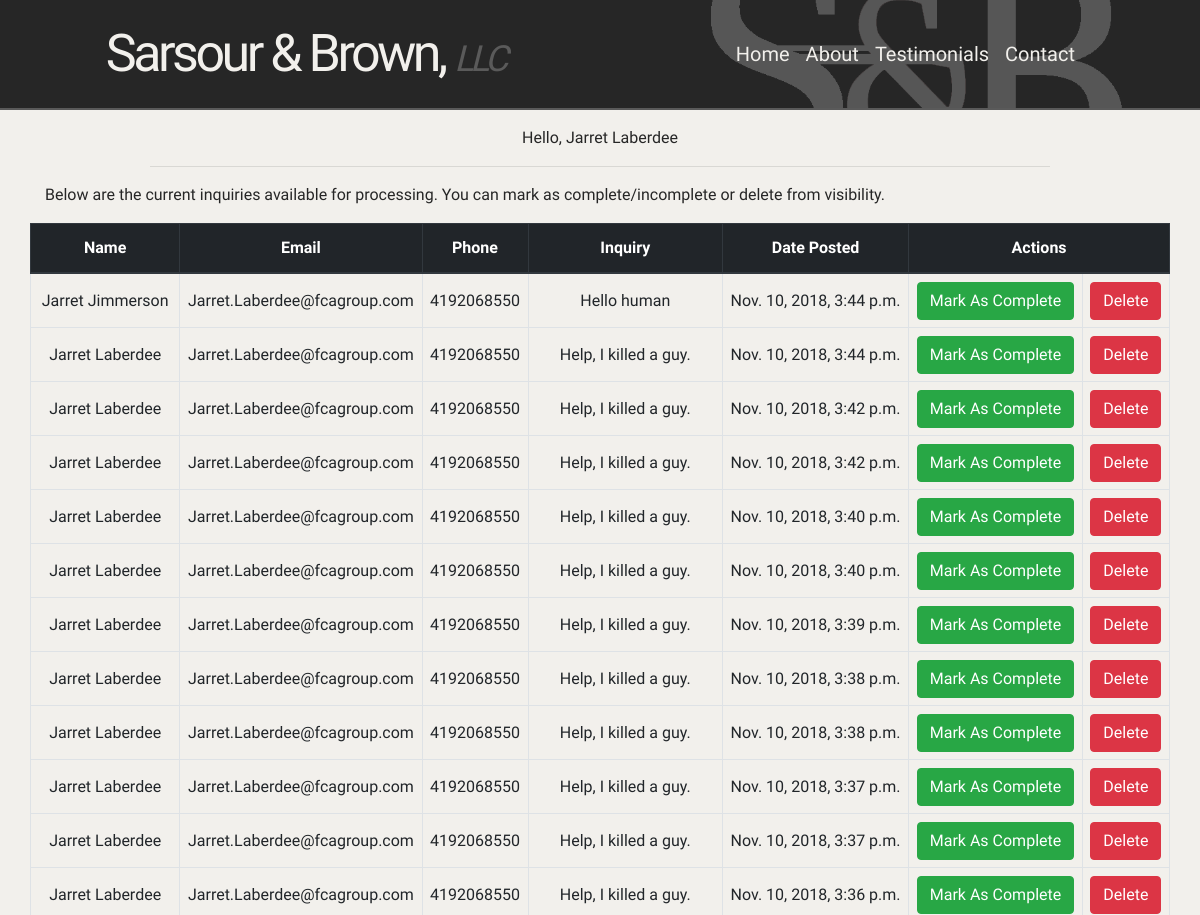
The app's page /account/profile/ (signed in, upper part), older data.
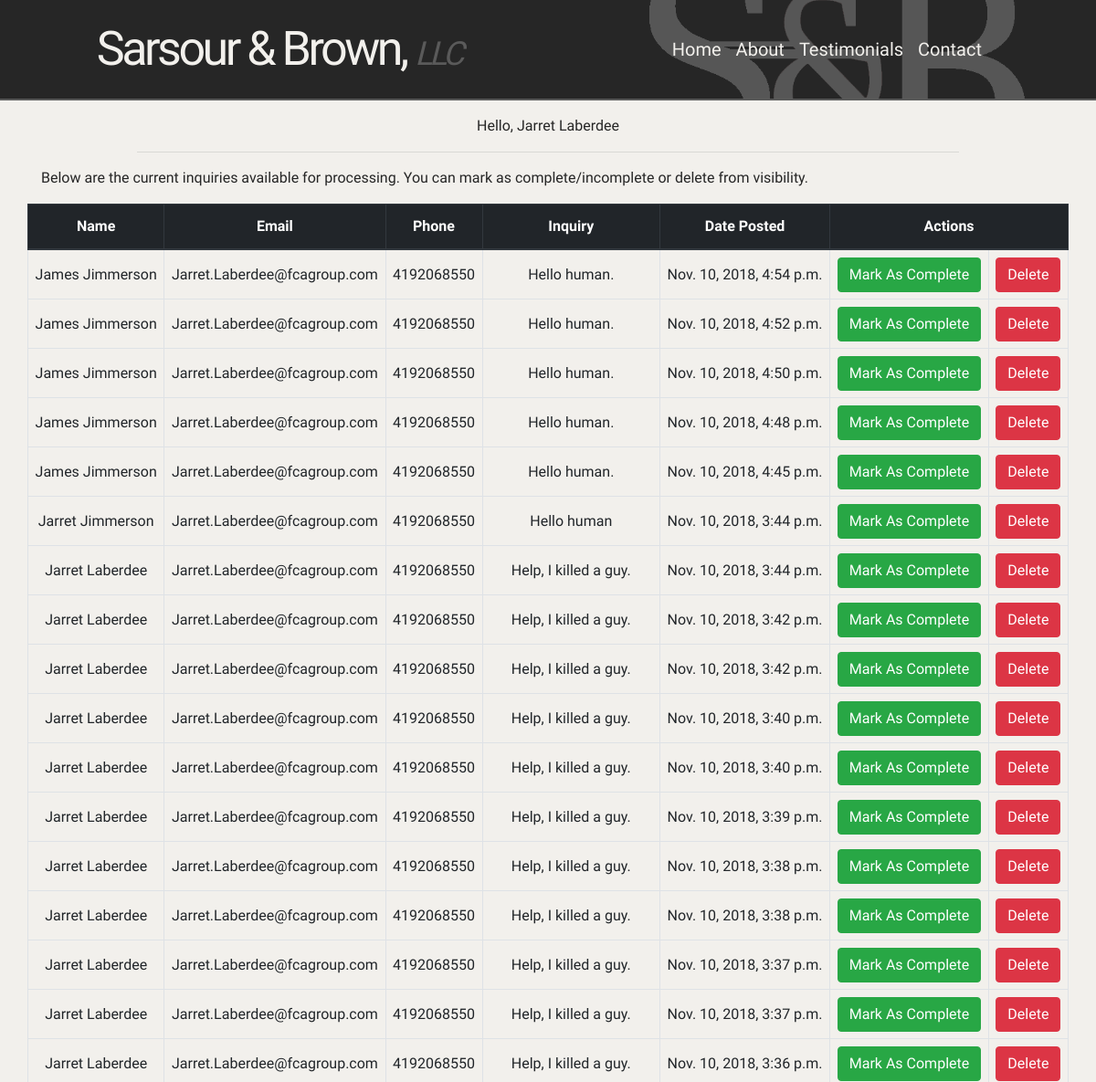
The same page, newer data.
### home/models.py (models this page shows, shortened)
class Submitter(models.Model):
    first_name = models.CharField(max_length=100)
    last_name = models.CharField(max_length=100, default="Doe")
    email = models.EmailField(max_length=100)
    phone_regex = RegexValidator(regex=r'^\+?1?\d{9,15}$', message="Format: 9999999999")
    phone_number = models.CharField(validators=[phone_regex], max_length=17, blank=True, default="0000000000")
    body = models.CharField(max_length=250)
    date_submitted = models.DateTimeField(default=timezone.now)
    completed = models.BooleanField(default=False)

### home/views.py (the view)
# urls.py: path('account/profile/', views.profile, name="profile-page"),
def profile(request):
    if not request.user.is_authenticated:
        return redirect('login')
    else:
        all_entries = Submitter.objects.order_by('-date_submitted')
        context = {'user': request.user, 'first_name': request.user.first_name, 'last_name': request.user.last_name, 'all_entries': all_entries}
        return render(request, 'home/profile.html', context)

### home/templates/home/profile.html (shortened to what this page needs)
{% extends 'home/base.html' %}3 {% block admin_profile %}
<div id="profile_main_div">
  <div class="container">
    <p id="profile_user_greeting">Hello, {{ first_name }} {{ last_name }}</p>
  </div>
  <hr style="width: 75%" />
  {% if all_entries %}
  <div class="container">
    <p id="profile_entries_table_div_paragraph">
      Below are the current inquiries available for processing. You can mark as
      complete/incomplete or delete from visibility.
    </p>
  </div>
  <div class="container" id="profile_entries_table_div">
    <table class="table table-bordered" id="profile_entries_table_table">
      <thead class="thead-dark">
        <tr id="profile_entries_table_tr">
          <th scope="col">Name</th>
          <th scope="col">Email</th>
          <th scope="col">Phone</th>
          <th scope="col">Inquiry</th>
          <th scope="col">Date Posted</th>
          <th colspan="2">Actions</th>
        </tr>
      </thead>
      {% for entry in all_entries %} {% if entry.completed %}
      <tr
        class="profile_entries_table_tr"
        id="profile_entries_table_tr_completed"
      >
        <td>{{ entry.first_name }} {{ entry.last_name }}</td>
        <td>{{ entry.email }}></td>
        <td>{{ entry.phone_number }}</td>
        <td>{{ entry.body }}</td>
        <td>{{ entry.date_submitted }}</td>
        <td>
          <a
            class="btn btn-warning"
            href="{% url 'uncomplete_entry' entry.id %}"
            >Mark As Incomplete</a
          >
        </td>
        <td>
          <a
            id="profile_entries_delete_button"
            class="btn btn-danger"
            href="{% url 'delete_entry' entry.id %}"
            >Delete</a
          >
        </td>
      </tr>
      {% else %}
      <tr class="profile_entries_table_tr">
        <td>{{ entry.first_name }} {{ entry.last_name }}</td>
        <td>{{ entry.email }}</td>
        <td>{{ entry.phone_number }}</td>
        <td>{{ entry.body }}</td>
        <td>{{ entry.date_submitted }}</td>
        <td>
          <a class="btn btn-success" href="{% url 'complete_entry' entry.id %}"
            >Mark As Complete</a
          >
        </td>
        <td>
          <a
            id="profile_entries_delete_button"
            class="btn btn-danger"
            href="{% url 'delete_entry' entry.id %}"
            >Delete</a
          >
        </td>
      </tr>
      {% endif %} {% endfor %}
    </table>
    {% endif %}
  </div>
</div>
{% endblock %}

### home/templates/home/base.html (shortened to what this page needs)
{% load staticfiles %}
<!DOCTYPE html>
<html lang="en">
<head>
  <link rel="stylesheet" href="{% static 'css/home.css' %}" type="text/css" />
  <link rel="stylesheet" href="{% static 'css/validation_failure_modal.css' %}" type="text/css" />
  <link rel="stylesheet" href="{% static 'css/chatbot_aside.css' %}" type="text/css" />
  <link rel="stylesheet" href="https://stackpath.bootstrapcdn.com/bootstrap/4.1.3/css/bootstrap.min.css"
>
  <link rel="stylesheet" href="https://use.fontawesome.com/releases/v5.5.0/css/all.css"
>
  <link rel="stylesheet" href="https://unpkg.com/aos@next/dist/aos.css" />
</head>
<body class="off-white">
  <div id="navbar_main_navbar_div">
    <img id="navbar_sarsour_and_brown_logo" src="{% static 'images/logos/SB_Logo_White.png'%}" alt="Sarsour And Brown Logo">
    <nav class="navbar navbar-expand-sm" id="navbar_main_navbar_navbar">
      <div id="navbar_left_container">
        <h3 class="navbar-brand">Sarsour & Brown, <span id="navbar_llc_span">LLC</span></h3>
      </div>
      <div id="navbar_right_container">
        <div class="collapse navbar-collapse" id="navbar_right_container_links_div">
          <ul class="navbar-nav ml-auto" id="navbar_right_container_links_ul">
            <li class="nav-item navbar_right_container_links_list_item">
              <a href="{% url 'home-page' %}" class="nav-link">Home</a>
            </li>
            <li class="nav-item navbar_right_container_links_list_item">
              <a href="{% url 'about-page' %}" class="nav-link">About</a>
            </li>
            <li class="nav-item navbar_right_container_links_list_item">
              <a href="{% url 'testimonials-page' %}" class="nav-link">Testimonials</a>
            </li>
            <li class="nav-item navbar_right_container_links_list_item">
              <a href="{% url 'contact-page' %}" class="nav-link">Contact</a>
            </li>
          </ul>
        </div>
      </div>
    </nav>
  </div>
  {% block admin_profile %}{% endblock %}
</body>
</html>

### static/css/home.css (style rules this page uses)
head, body, nav, footer, div, table, span { font-family: "Ubuntu", sans-serif; }
body { position: flex; flex-direction: column; color: #f2f0ec; }
p { color: #f2f0ec; }
h1, h2, h3, h4, h5, h6 { color: #f2f0ec; }
ul, li { color: #f2f0ec; }
.off-white { background-color:#f2f0ec ; }
table { border-radius: 1em; border-color: none; }
.table th { vertical-align: middle; }
div#navbar_main_navbar_div { margin: 0px; position: relative; background-color: #262626; color: #f2f0ec; z-index: 0; overflow: hidden; border-bottom: 2.5px solid #5A5A5A; }
nav#navbar_main_navbar_navbar { padding: 0px; }
div#navbar_left_container { height: 100%; width: 100%; z-index: 10; }
div#navbar_left_container h3 { margin: 0px; padding: 0px; font-weight: normal; }
div#navbar_right_container { width: 100%; height: 100%; text-align: right; z-index: 10; }
img#navbar_sarsour_and_brown_logo { z-index: -1; overflow: hidden; }
@media (min-width: 576px) { div#navbar_left_container h3 { letter-spacing: -3.5px } }
@media (min-width: 576px) { div#navbar_left_container h3 { font-size: 1.5rem; margin-left: 10%; } }
@media (min-width: 576px) { li.navbar_right_container_links_list_item { font-size: .85rem } }
@media (min-width: 576px) { div#navbar_right_container { margin-right: 4.0%; } }
@media (min-width: 576px) { img#navbar_sarsour_and_brown_logo { position: absolute; opacity: .225; height: 125%; top: -7.5%; left: 80%; transform: translateX(-82.5%) } }
@media (min-width: 576px) { span#navbar_llc_span { font-style: italic; font-size: 1.125rem; } }
@media (min-width: 768px) { div#navbar_left_container h3 { font-size: 2.0rem; margin-left: 12.5%; } }
@media (min-width: 768px) { li.navbar_right_container_links_list_item { font-size: 1.05rem } }
@media (min-width: 768px) { div#navbar_right_container { margin-right: 5.5%; } }
@media (min-width: 768px) { img#navbar_sarsour_and_brown_logo { position: absolute; opacity: .225; height: 150%; top: -15%; left: 82.5%; transform: translateX(-82.5%) } }
@media (min-width: 768px) { span#navbar_llc_span { font-style: italic; font-size: 1.5rem; } }
@media (min-width: 992px) { div#navbar_left_container h3 { font-size: 2.75rem; margin-left: 15%; } }
@media (min-width: 992px) { li.navbar_right_container_links_list_item { font-size: 1.15rem } }
@media (min-width: 992px) { div#navbar_right_container { margin-right: 7%; } }
@media (min-width: 992px) { img#navbar_sarsour_and_brown_logo { position: absolute; opacity: .225; height: 175%; top: -25%; left: 85%; transform: translateX(-82.5%) } }
@media (min-width: 992px) { span#navbar_llc_span { font-style: italic; font-size: 1.875rem; } }
@media (min-width: 1200px) { div#navbar_left_container h3 { font-size: 3.25rem; margin-left: 17.5%; } }
@media (min-width: 1200px) { li.navbar_right_container_links_list_item { font-size: 1.25rem } }
@media (min-width: 1200px) { div#navbar_right_container { margin-right: 8.5%; } }
@media (min-width: 1200px) { img#navbar_sarsour_and_brown_logo { position: absolute; opacity: .225; height: 200%; top: -40%; left: 87.5%; transform: translateX(-82.5%) } }
@media (min-width: 1200px) { span#navbar_llc_span { font-style: italic; font-size: 2.25rem; } }
img#navbar_sarsour_and_brown_logo { z-index: -6; }
span#navbar_llc_span { color: #5a5a5a; }
div#navbar_right_container { width: 100%; height: 100%; text-align: right; }
div#navbar_left_container, div#navbar_right_container { padding: 15px; margin-top: 0px; margin-bottom: 0px; }
ul#navbar_right_container_links_ul li { z-index: 2; }
li.navbar_right_container_links_list_item a { text-decoration: none; color: #f2f0ec; }
div#profile_main_div { width: auto; height: auto; }
div#profile_main_div p, div#profile_main_div h1, div#profile_main_div h2, div#profile_main_div h3, div#profile_main_div h4, div#profile_main_div h5, div#profile_main_div h6, div#profile_main_div ul, div#profile_main_div ol, div#profile_main_div li { color: #262626; }
p#profile_user_greeting { margin-top: 16px; margin-left: auto; margin-right: auto; text-align: center; }
div#profile_entries_table_div.container { width: 100%; max-width: 95%; margin: 0 auto; padding: 0px; }
table#profile_entries_table_table thead, table#profile_entries_table_table tr, table#profile_entries_table_table td { text-align: center; vertical-align: middle; padding: 7.5px; }

Row changes from the older to the newer data that the page shows:
added Submitter: first_name "James", last_name "Jimmerson", email "Jarret.Laberdee@fcagroup.com", phone_number "4192068550", body "Hello human.", date_submitted "Nov. 10, 2018, 4:54 p.m."
added Submitter: first_name "James", last_name "Jimmerson", email "Jarret.Laberdee@fcagroup.com", phone_number "4192068550", body "Hello human.", date_submitted "Nov. 10, 2018, 4:52 p.m."
added Submitter: first_name "James", last_name "Jimmerson", email "Jarret.Laberdee@fcagroup.com", phone_number "4192068550", body "Hello human.", date_submitted "Nov. 10, 2018, 4:50 p.m."
added Submitter: first_name "James", last_name "Jimmerson", email "Jarret.Laberdee@fcagroup.com", phone_number "4192068550", body "Hello human.", date_submitted "Nov. 10, 2018, 4:48 p.m."
added Submitter: first_name "James", last_name "Jimmerson", email "Jarret.Laberdee@fcagroup.com", phone_number "4192068550", body "Hello human.", date_submitted "Nov. 10, 2018, 4:45 p.m."
